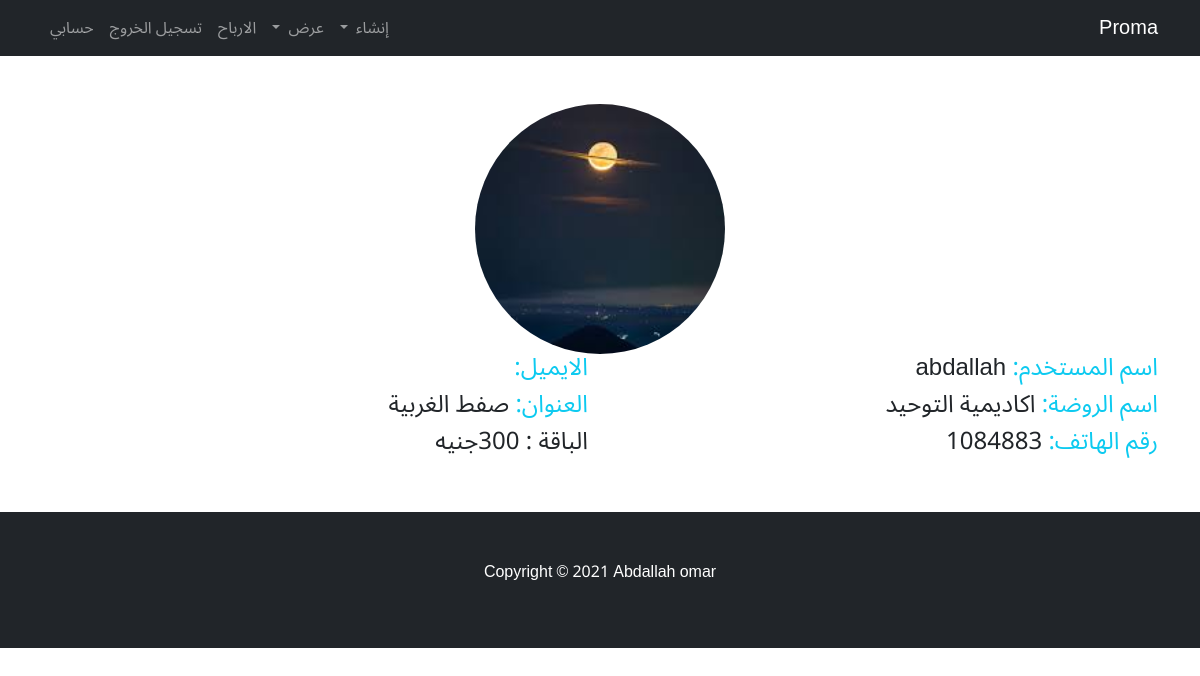
/profile/ (signed in), run on an earlier commit of the app's database.
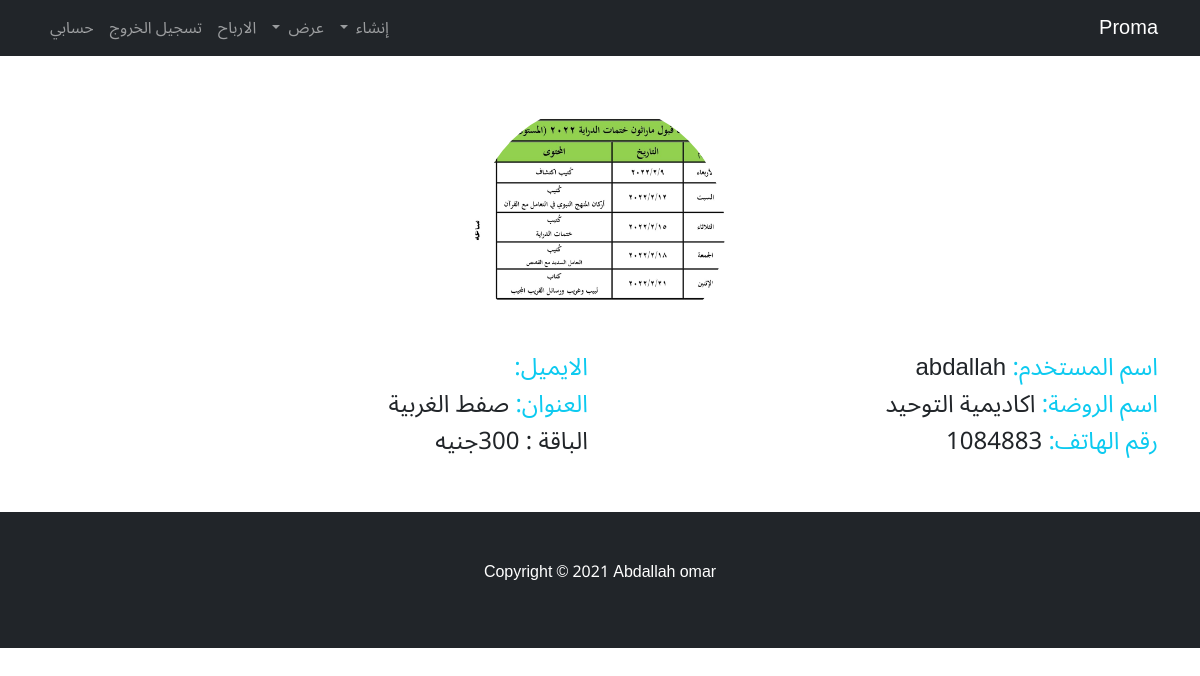
And on a later commit of the database.
### home_app/models.py (models this page shows)
class Profile(models.Model):
    user = models.OneToOneField(User, verbose_name=("المستخدم"), on_delete=models.CASCADE)
    name = models.CharField(max_length=50, verbose_name="اسم الروضة")
    city = models.CharField(max_length=50, verbose_name="العنوان")
    name_of_admin = models.CharField(max_length=50, verbose_name="اسم المشرف")
    phone_number = models.IntegerField(verbose_name="رقم الهاتف", blank=True, null=True)
    img = models.ImageField(upload_to="user_img/", verbose_name="شعار الروضة")
    class Meta:
        verbose_name = ("Profile")
        verbose_name_plural = ("Profiles")
    def __str__(self):
        return str(self.user)

### home_app/views.py (the view)
# urls.py: path("profile/", profile, name="profile"),
@login_required
def profile(request):
    profile = Profile.objects.get(user=request.user)
    return render(request ,'profile.html', {'profile': profile})

### home_app/templates/profile.html (shortened to what this page needs)
{% extends 'base.html' %}
{% block body %}
<div class="text-lg-start text-center text-xl-start text-md-start">
    <div class="container mt-5 ">
        <div class="row">
            <div class="col-12 text-sm-center"><img src="{{profile.img.url}}" class="imgs"></div>
            <div class="col-12 col-lg-6"> <h4><span class="text-info"> اسم المستخدم: </span>{{profile}}</h4></div>
            <div class="col"><h4><span class="text-info"> الايميل: </span>{{profile.user.email}}</h4></div>
            <div class="col-12 col-lg-6"> <h4><span class="text-info"> اسم الروضة: </span>{{profile.name}}</h4></div>
            <div class="col-12 col-lg-6"> <h4><span class="text-info"> العنوان: </span>{{profile.city}}</h4></div>
            <div class="col-12 col-lg-6"><h4><span class="text-info"> رقم الهاتف: </span>{{profile.phone_number}}</h4></div>
            <div class="col"><h4>الباقة : 300جنيه</h4></div>
        </div>
    </div>
</div>
{% endblock body %}

What changed in the data, as far as the page shows it:
changed Profile "اكاديمية التوحيد": img: a different picture
